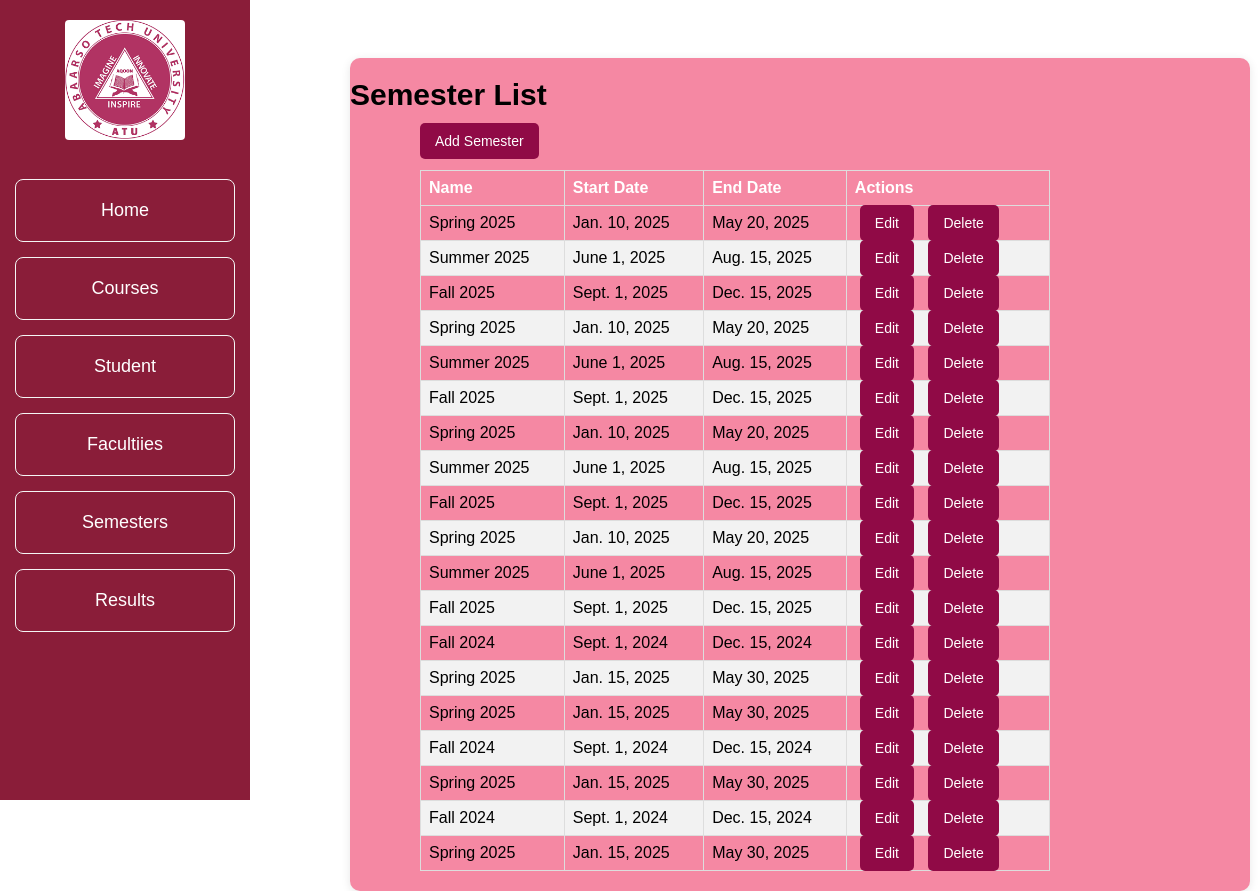
The app's page /semesters/ with its own data.
### uni_app/models.py (models this page shows, shortened)
class Semester(models.Model):
    name = models.CharField(max_length=100)
    start_date = models.DateField()
    end_date = models.DateField()

### uni_app/views.py (the view)
# urls.py: path('semesters/', semester_list, name='semester_list'),
def semester_list(request):
    semesters = Semester.objects.all()
    return render(request, 'semester_list.html', {'semesters': semesters})

### template/semester_list.html
{% extends 'base.html' %}
{% load static %}
{% block content %}
<link rel="stylesheet" href="{%static 'css/semester_list.css'%}">
    <div class="course-list-container" style="margin-left: 200px;">
        <h1 style="color: black; font-size: 30px; " style="text-align: center;">Semester List</h1>
        <a href="{% url 'add_semester' %}" class="btn btn-primary" style="margin-left: 70px;">Add Semester</a>
<table style="margin-left: 70px;" >
<thead>
        <tr>
            <th>Name</th>
            <th>Start Date</th>
            <th>End Date</th>
            <th>Actions</th>
        </tr>
    </thead>
    <tbody>
        {% for semester in semesters %}
        <tr>
            <td>{{ semester.name }}</td>
            <td>{{ semester.start_date }}</td>
            <td>{{ semester.end_date }}</td>
            <td>
                <a href="{% url 'edit_semester' semester.pk %}" class="btn btn-primary">Edit</a>
                <a href="{% url 'delete_semester' semester.pk %}" class="btn btn-danger">Delete</a>
            </td>
        </tr>
        {% endfor %}
    </tbody>
</table>
</div>
{% endblock %}

### static/css/style.css (style rules this page uses)
body { margin: 0; font-family: Arial, sans-serif; }

### static/css/semester_list.css (style rules this page uses)
table { width: 70%; border-collapse: collapse; margin: 20px 0; padding-left: 300px; left: 180px; }
.course-list-container { background-color: #f588a3; border-radius: 10px; box-shadow: 0 2px 10px rgba(0, 0, 0, 0.1); width: 900px; position: absolute; left: 150px; }
th, td { border: 1px solid #ddd; padding: 8px; text-align: left; }
th { color: white; }
tr:nth-child(even) { background-color: #f2f2f2; }
.btn { padding: 10px 15px; text-decoration: none; color: white; border-radius: 5px; font-size: 14px; margin: 5px; width: 50px; }
.btn-primary { background-color: #900a46; }
.btn-danger { background-color: #900a46; }

### records on screen
Semester: name "Spring 2025", start_date "Jan. 10, 2025", end_date "May 20, 2025"
Semester: name "Summer 2025", start_date "June 1, 2025", end_date "Aug. 15, 2025"
Semester: name "Fall 2025", start_date "Sept. 1, 2025", end_date "Dec. 15, 2025"
Semester: name "Spring 2025", start_date "Jan. 10, 2025", end_date "May 20, 2025"
Semester: name "Summer 2025", start_date "June 1, 2025", end_date "Aug. 15, 2025"
Semester: name "Fall 2025", start_date "Sept. 1, 2025", end_date "Dec. 15, 2025"
Semester: name "Spring 2025", start_date "Jan. 10, 2025", end_date "May 20, 2025"
Semester: name "Summer 2025", start_date "June 1, 2025", end_date "Aug. 15, 2025"
Semester: name "Fall 2025", start_date "Sept. 1, 2025", end_date "Dec. 15, 2025"
Semester: name "Spring 2025", start_date "Jan. 10, 2025", end_date "May 20, 2025"
Semester: name "Summer 2025", start_date "June 1, 2025", end_date "Aug. 15, 2025"
Semester: name "Fall 2025", start_date "Sept. 1, 2025", end_date "Dec. 15, 2025"
Semester: name "Fall 2024", start_date "Sept. 1, 2024", end_date "Dec. 15, 2024"
Semester: name "Spring 2025", start_date "Jan. 15, 2025", end_date "May 30, 2025"
Semester: name "Spring 2025", start_date "Jan. 15, 2025", end_date "May 30, 2025"
Semester: name "Fall 2024", start_date "Sept. 1, 2024", end_date "Dec. 15, 2024"
Semester: name "Spring 2025", start_date "Jan. 15, 2025", end_date "May 30, 2025"
Semester: name "Fall 2024", start_date "Sept. 1, 2024", end_date "Dec. 15, 2024"
Semester: name "Spring 2025", start_date "Jan. 15, 2025", end_date "May 30, 2025"
